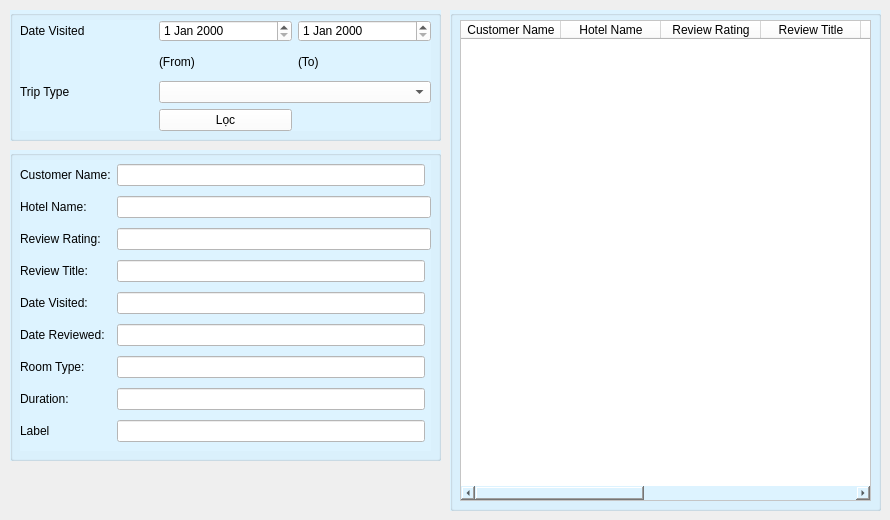
      <widget class="QWidget" name="tabComment">
       <attribute name="title">
        <string>Comments</string>
       </attribute>
       <widget class="QGroupBox" name="groupBox_9">
        <property name="geometry">
         <rect>
          <x>10</x>
          <y>10</y>
          <width>431</width>
          <height>131</height>
         </rect>
        </property>
        <property name="styleSheet">
         <string notr="true">background-color: rgb(221, 243, 255);</string>
        </property>
        <property name="title">
         <string/>
        </property>
        <property name="flat">
         <bool>true</bool>
        </property>
        <widget class="QWidget" name="gridLayoutWidget_8">
         <property name="geometry">
          <rect>
           <x>10</x>
           <y>10</y>
           <width>411</width>
           <height>111</height>
          </rect>
         </property>
         <layout class="QGridLayout" name="gridLayout_8">
          <item row="0" column="1">
           <widget class="QDateEdit" name="dEditStart">
            <property name="styleSheet">
             <string notr="true">background-color: rgb(255, 255, 255);</string>
            </property>
           </widget>
          </item>
          <item row="1" column="1">
           <widget class="QLabel" name="lblFrom">
            <property name="text">
             <string>(From)</string>
            </property>
           </widget>
          </item>
          <item row="1" column="2">
           <widget class="QLabel" name="lblTo">
            <property name="text">
             <string>(To)</string>
            </property>
           </widget>
          </item>
          <item row="2" column="1" colspan="2">
           <widget class="QComboBox" name="cboTripType">
            <property name="styleSheet">
             <string notr="true">background-color: rgb(255, 255, 255);</string>
            </property>
           </widget>
          </item>
          <item row="3" column="1">
           <widget class="QPushButton" name="btnLocComment">
            <property name="styleSheet">
             <string notr="true">background-color: rgb(255, 255, 255);</string>
            </property>
            <property name="text">
             <string>Lọc</string>
            </property>
           </widget>
          </item>
          <item row="2" column="0">
           <widget class="QLabel" name="lblTripType">
            <property name="text">
             <string>Trip Type</string>
            </property>
           </widget>
          </item>
          <item row="0" column="0">
           <widget class="QLabel" name="lblDateVisited_2">
            <property name="text">
             <string>Date Visited</string>
            </property>
           </widget>
          </item>
          <item row="0" column="2">
           <widget class="QDateEdit" name="dEditEnd">
            <property name="styleSheet">
             <string notr="true">background-color: rgb(255, 255, 255);</string>
            </property>
           </widget>
          </item>
         </layout>
        </widget>
       </widget>
       <widget class="QGroupBox" name="groupBox_10">
        <property name="geometry">
         <rect>
          <x>10</x>
          <y>150</y>
          <width>431</width>
          <height>311</height>
         </rect>
        </property>
        <property name="styleSheet">
         <string notr="true">background-color: rgb(221, 243, 255);</string>
        </property>
        <property name="title">
         <string/>
        </property>
        <property name="flat">
         <bool>true</bool>
        </property>
        <widget class="QWidget" name="gridLayoutWidget_9">
         <property name="geometry">
          <rect>
           <x>10</x>
           <y>10</y>
           <width>411</width>
           <height>291</height>
          </rect>
         </property>
         <layout class="QGridLayout" name="gridLayout_9">
          <item row="3" column="2">
           <widget class="QLineEdit" name="txtReviewTitle">
            <property name="styleSheet">
             <string notr="true">background-color: rgb(255, 255, 255);</string>
            </property>
           </widget>
          </item>
          <item row="6" column="2">
           <widget class="QLineEdit" name="txtRoom">
            <property name="styleSheet">
             <string notr="true">background-color: rgb(255, 255, 255);</string>
            </property>
           </widget>
          </item>
          <item row="6" column="0">
           <widget class="QLabel" name="lblRoom">
            <property name="text">
             <string>Room Type:</string>
            </property>
           </widget>
          </item>
          <item row="8" column="0">
           <widget class="QLabel" name="lblLabel">
            <property name="text">
             <string>Label</string>
            </property>
           </widget>
          </item>
          <item row="5" column="2">
           <widget class="QLineEdit" name="txtDateReview">
            <property name="styleSheet">
             <string notr="true">background-color: rgb(255, 255, 255);</string>
            </property>
           </widget>
          </item>
          <item row="5" column="0">
           <widget class="QLabel" name="lblDateRe">
            <property name="text">
             <string>Date Reviewed:</string>
            </property>
           </widget>
          </item>
          <item row="7" column="0">
           <widget class="QLabel" name="lblDur">
            <property name="text">
             <string>Duration:</string>
            </property>
           </widget>
          </item>
          <item row="4" column="2">
           <widget class="QLineEdit" name="txtDateVisited">
            <property name="styleSheet">
             <string notr="true">background-color: rgb(255, 255, 255);</string>
            </property>
           </widget>
          </item>
          <item row="7" column="2">
           <widget class="QLineEdit" name="txtDur">
            <property name="styleSheet">
             <string notr="true">background-color: rgb(255, 255, 255);</string>
            </property>
           </widget>
          </item>
          <item row="0" column="0">
           <widget class="QLabel" name="lblCustomerName">
            <property name="text">
             <string>Customer Name:</string>
            </property>
           </widget>
          </item>
          <item row="3" column="0">
           <widget class="QLabel" name="lblReviewTitle">
            <property name="text">
             <string>Review Title:</string>
            </property>
           </widget>
          </item>
          <item row="2" column="0">
           <widget class="QLabel" name="lblReviewRa">
            <property name="text">
             <string>Review Rating:</string>
            </property>
           </widget>
          </item>
          <item row="1" column="0">
           <widget class="QLabel" name="lblHotelName_2">
            <property name="text">
             <string>Hotel Name:</string>
            </property>
           </widget>
          </item>
          <item row="4" column="0">
           <widget class="QLabel" name="lblDateVisited">
            <property name="text">
             <string>Date Visited:</string>
            </property>
           </widget>
          </item>
          <item row="1" column="2" colspan="2">
           <widget class="QLineEdit" name="txtHotelName_2">
            <property name="styleSheet">
             <string notr="true">background-color: rgb(255, 255, 255);</string>
            </property>
           </widget>
          </item>
          <item row="2" column="2" colspan="2">
           <widget class="QLineEdit" name="txtReviewRa">
            <property name="styleSheet">
             <string notr="true">background-color: rgb(255, 255, 255);</string>
            </property>
           </widget>
          </item>
          <item row="0" column="2">
           <widget class="QLineEdit" name="txtCustomerName">
            <property name="styleSheet">
             <string notr="true">background-color: rgb(255, 255, 255);</string>
            </property>
           </widget>
          </item>
          <item row="8" column="2">
           <widget class="QLineEdit" name="txtLabel">
            <property name="styleSheet">
             <string notr="true">background-color: rgb(255, 255, 255);</string>
            </property>
           </widget>
          </item>
         </layout>
        </widget>
       </widget>
       <widget class="QGroupBox" name="groupBox_14">
        <property name="geometry">
         <rect>
          <x>450</x>
          <y>10</y>
          <width>431</width>
          <height>501</height>
         </rect>
        </property>
        <property name="styleSheet">
         <string notr="true">background-color: rgb(221, 243, 255);</string>
        </property>
        <property name="title">
         <string/>
        </property>
        <property name="flat">
         <bool>true</bool>
        </property>
        <widget class="QTableWidget" name="tblComments">
         <property name="geometry">
          <rect>
           <x>10</x>
           <y>10</y>
           <width>411</width>
           <height>481</height>
          </rect>
         </property>
         <property name="styleSheet">
          <string notr="true">background-color: rgb(255, 255, 255);</string>
         </property>
         <column>
          <property name="text">
           <string>Customer Name</string>
          </property>
         </column>
         <column>
          <property name="text">
           <string>Hotel Name</string>
          </property>
         </column>
         <column>
          <property name="text">
           <string>Review Rating</string>
          </property>
         </column>
         <column>
          <property name="text">
           <string>Review Title</string>
          </property>
         </column>
         <column>
          <property name="text">
           <string>Date Visited</string>
          </property>
         </column>
         <column>
          <property name="text">
           <string>Date Reviewed</string>
          </property>
         </column>
         <column>
          <property name="text">
           <string>Room Type</string>
          </property>
         </column>
         <column>
          <property name="text">
           <string>Duration</string>
          </property>
         </column>
         <column>
          <property name="text">
           <string>Label</string>
          </property>
         </column>
        </widget>
       </widget>
      </widget>
